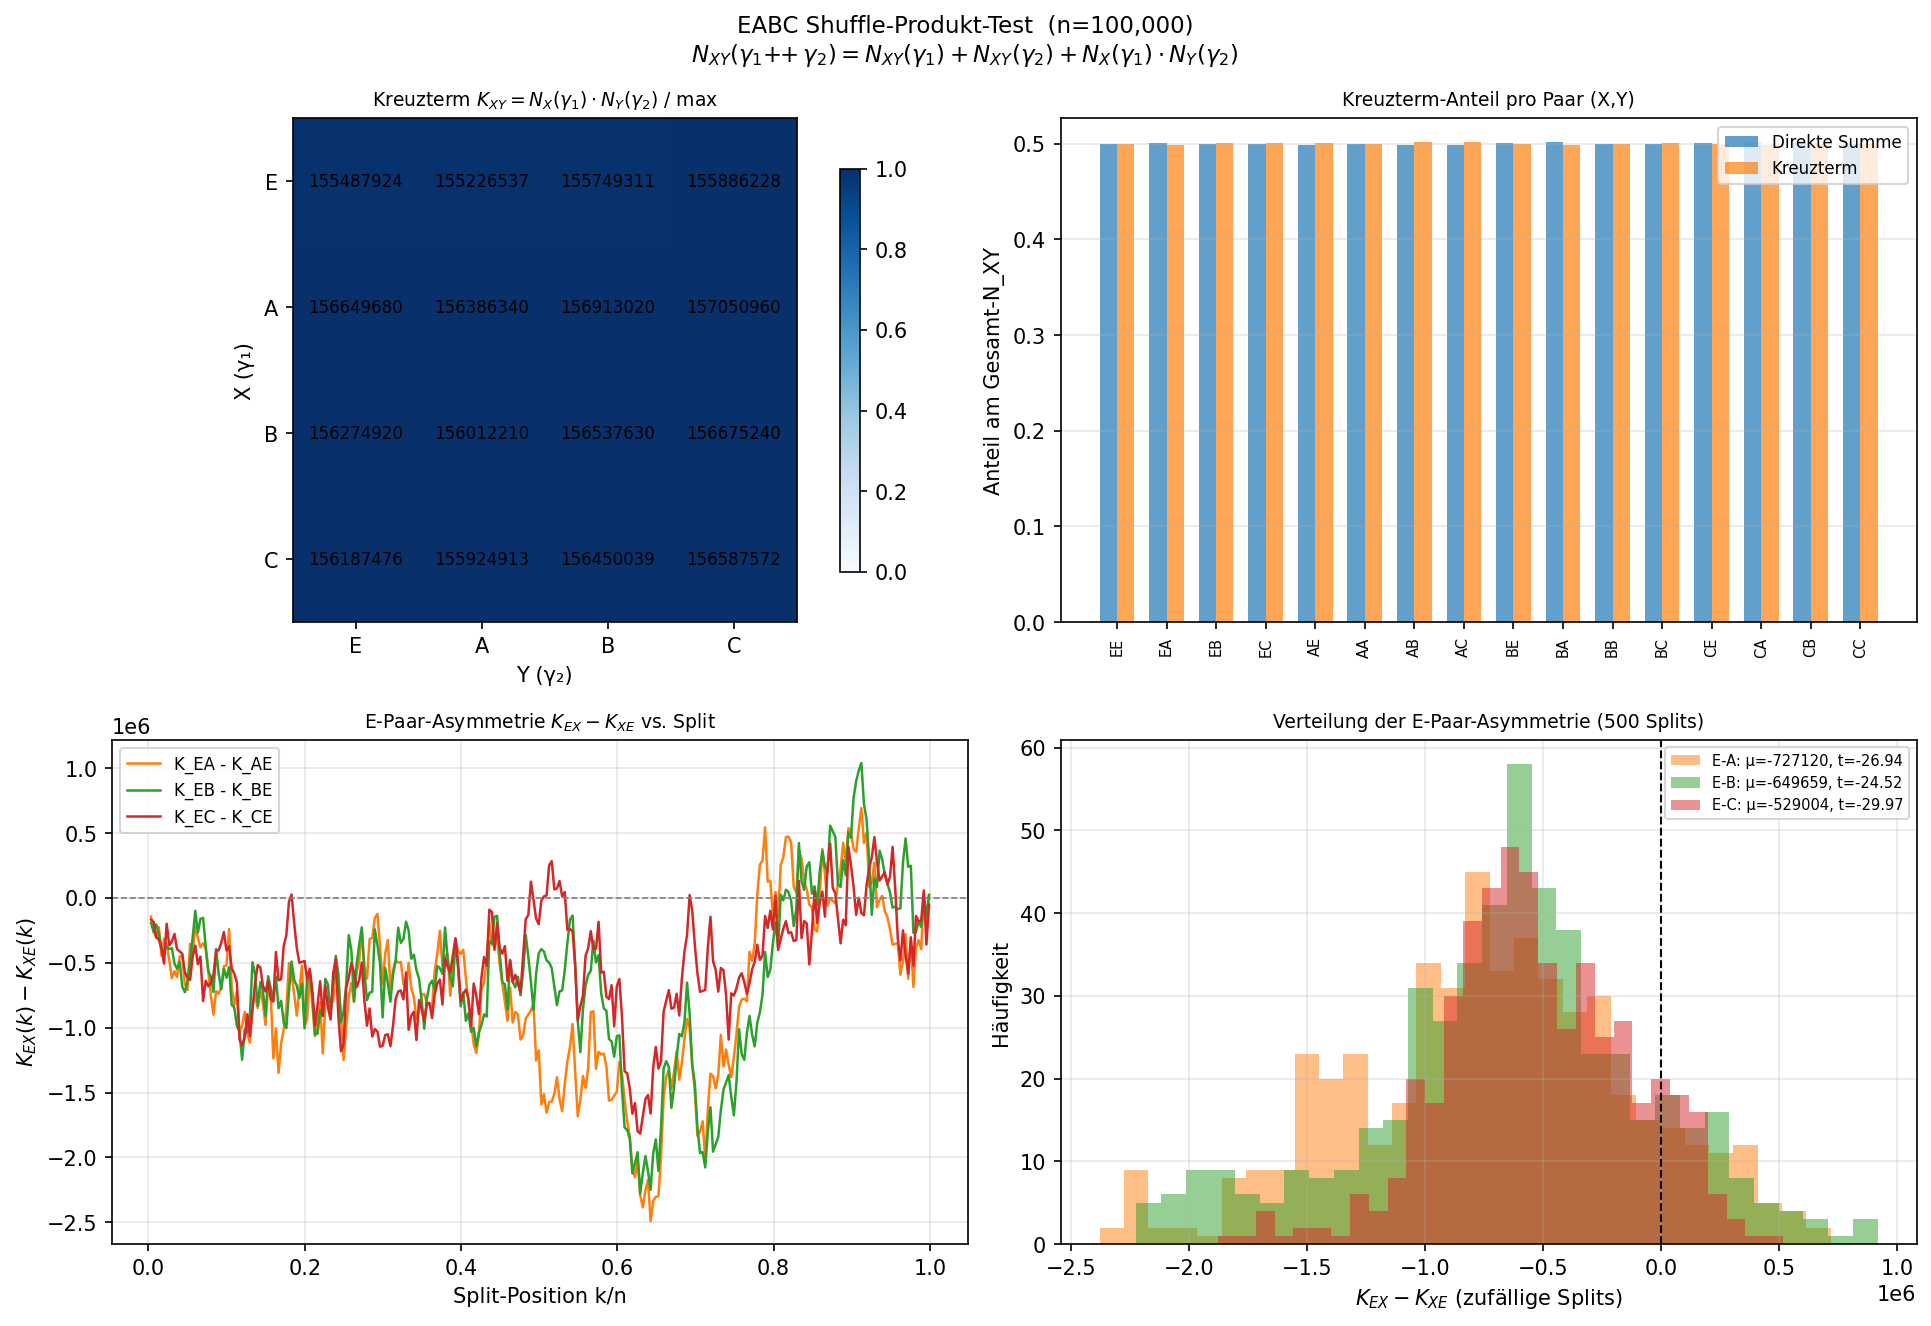

Source code (Python):
#!/usr/bin/env python3
"""
EABC Shuffle-Produkt-Test

Verifiziert die Chen-Formel für Level-2-Signaturen:

    N_XY(γ₁ ++ γ₂) = N_XY(γ₁) + N_XY(γ₂) + N_X(γ₁)·N_Y(γ₂)

Der Kreuzterm K_XY = N_X(γ₁)·N_Y(γ₂) kodiert die Interaktion der
Teilpfade: X erscheint in γ₁, Y erscheint in γ₂.

Zentralfragen:
  1. Gilt die Shuffle-Formel algebraisch exakt?
  2. Wie groß ist der Kreuzterm im Vergleich zur direkten Level-2-Summe?
  3. Ist K_EX = N_E(γ₁)·N_X(γ₂) systematisch verschieden von K_XE = N_X(γ₁)·N_E(γ₂)?
"""

from __future__ import annotations

import random
from math import isqrt
from pathlib import Path
from typing import NamedTuple

import matplotlib
matplotlib.use("Agg")
import matplotlib.pyplot as plt
import numpy as np

# ---------------------------------------------------------------------------
# Übernahme der Kern-Funktionen aus eabc_signature_analysis.py
# ---------------------------------------------------------------------------

LABELS = ("E", "A", "B", "C")
RESIDUE_MAP = {1: "E", 5: "A", 7: "B", 11: "C"}


def sieve_primes(limit: int) -> list[int]:
    if limit < 2:
        return []
    flags = bytearray([1]) * (limit + 1)
    flags[0] = flags[1] = 0
    for p in range(2, isqrt(limit) + 1):
        if flags[p]:
            flags[p * p :: p] = bytearray(len(flags[p * p :: p]))
    return [i for i, ok in enumerate(flags) if ok]


def class_of(p: int) -> str | None:
    return RESIDUE_MAP.get(p % 12)


class Signature(NamedTuple):
    level1: dict[str, int]
    level2: dict[tuple[str, str], int]
    n: int


def eabc_signature(word: list[str]) -> Signature:
    """Pfadsignatur bis Stufe 2 (O(n·|Σ|)-Algorithmus)."""
    l1: dict[str, int] = {x: 0 for x in LABELS}
    l2: dict[tuple[str, str], int] = {(x, y): 0 for x in LABELS for y in LABELS}
    for c in word:
        for x in LABELS:
            if l1[x] > 0:
                l2[(x, c)] += l1[x]
        l1[c] += 1
    return Signature(level1=l1, level2=l2, n=len(word))


# ---------------------------------------------------------------------------
# Shuffle-Formel
# ---------------------------------------------------------------------------

def shuffle_predict_level2(
    sig1: Signature, sig2: Signature
) -> dict[tuple[str, str], int]:
    """
    Shuffle-Produkt-Vorhersage (Level 2):
        N_XY(γ₁ ++ γ₂) = N_XY(γ₁) + N_XY(γ₂) + N_X(γ₁)·N_Y(γ₂)
    """
    predicted: dict[tuple[str, str], int] = {}
    for x in LABELS:
        for y in LABELS:
            cross_term = sig1.level1[x] * sig2.level1[y]
            predicted[(x, y)] = sig1.level2[(x, y)] + sig2.level2[(x, y)] + cross_term
    return predicted


def cross_term_matrix(sig1: Signature, sig2: Signature) -> np.ndarray:
    """K_XY = N_X(γ₁)·N_Y(γ₂) als 4×4-Matrix."""
    K = np.zeros((4, 4), dtype=np.int64)
    for i, x in enumerate(LABELS):
        for j, y in enumerate(LABELS):
            K[i, j] = sig1.level1[x] * sig2.level1[y]
    return K


def verify_shuffle(word: list[str], split: int) -> dict:
    """
    Verifiziert die Shuffle-Formel an einem gegebenen Split-Punkt.
    Gibt einen Bericht mit Fehlern zurück (sollten alle 0 sein).
    """
    gamma1 = word[:split]
    gamma2 = word[split:]
    gamma_full = word  # Identität: γ₁ ++ γ₂ = γ

    sig_full = eabc_signature(gamma_full)
    sig1 = eabc_signature(gamma1)
    sig2 = eabc_signature(gamma2)
    predicted = shuffle_predict_level2(sig1, sig2)

    errors: dict[tuple[str, str], int] = {}
    max_err = 0
    for x in LABELS:
        for y in LABELS:
            err = sig_full.level2[(x, y)] - predicted[(x, y)]
            errors[(x, y)] = err
            max_err = max(max_err, abs(err))

    K = cross_term_matrix(sig1, sig2)
    l2_direct = np.array([[sig1.level2[(x, y)] + sig2.level2[(x, y)]
                            for y in LABELS] for x in LABELS], dtype=np.int64)
    l2_full = np.array([[sig_full.level2[(x, y)] for y in LABELS]
                         for x in LABELS], dtype=np.int64)

    return {
        "split": split,
        "n": len(word),
        "max_error": max_err,
        "all_zero": max_err == 0,
        "cross_term_matrix": K,
        "l2_direct_sum": l2_direct,
        "l2_full": l2_full,
        "cross_fraction": float(K.sum()) / max(l2_full.sum(), 1),
    }


# ---------------------------------------------------------------------------
# E-Paar-Asymmetrie über zufällige Splits
# ---------------------------------------------------------------------------

def e_pair_asymmetry_over_splits(
    word: list[str],
    n_samples: int = 500,
    seed: int = 42,
) -> dict:
    """
    Prüft: Ist K_EX = N_E(γ₁)·N_X(γ₂) systematisch ≠ K_XE = N_X(γ₁)·N_E(γ₂)?

    Für jeden zufälligen Split k ∈ {1, ..., n-1}:
        Diff_X(k) = K_EX(k) - K_XE(k)
                  = N_E(γ₁)·N_X(γ₂) - N_X(γ₁)·N_E(γ₂)
    """
    rng = random.Random(seed)
    n = len(word)
    splits = [rng.randint(1, n - 1) for _ in range(n_samples)]
    splits.sort()

    results: dict[str, list[float]] = {x: [] for x in ("A", "B", "C")}
    # Auch das Verhältnis N_E(γ₁)/|γ₁| vs. N_E(γ₂)/|γ₂| als Funktion des Split
    e_density_diff: list[float] = []

    for k in splits:
        sig1 = eabc_signature(word[:k])
        sig2 = eabc_signature(word[k:])

        ne1 = sig1.level1["E"]
        ne2 = sig2.level1["E"]

        for x in ("A", "B", "C"):
            nx1 = sig1.level1[x]
            nx2 = sig2.level1[x]
            diff = ne1 * nx2 - nx1 * ne2
            results[x].append(diff)

        # E-Dichte-Differenz zwischen Teilpfaden
        d1 = ne1 / max(k, 1)
        d2 = ne2 / max(n - k, 1)
        e_density_diff.append(d1 - d2)

    means = {x: float(np.mean(results[x])) for x in ("A", "B", "C")}
    stds = {x: float(np.std(results[x])) for x in ("A", "B", "C")}
    t_stats = {x: means[x] / max(stds[x] / np.sqrt(n_samples), 1e-12)
               for x in ("A", "B", "C")}

    return {
        "n_samples": n_samples,
        "means_diff": means,
        "stds_diff": stds,
        "t_statistics": t_stats,
        "e_density_mean_diff": float(np.mean(e_density_diff)),
        "raw_diff": results,
        "splits": splits,
    }


# ---------------------------------------------------------------------------
# Kreuzterm als Funktion des Split-Punkts
# ---------------------------------------------------------------------------

def cross_term_profile(
    word: list[str], n_checkpoints: int = 200
) -> dict:
    """
    Berechnet den Kreuzterm K_EX(k) = N_E(γ₁)·N_X(γ₂) als Funktion
    des Split-Punkts k ∈ {1, ..., n-1}.
    """
    n = len(word)
    step = max(1, n // n_checkpoints)
    checkpoints = list(range(step, n, step))

    # Kumulativer Level-1-Zähler für γ₁: O(n) total
    cumulative_l1 = {x: [0] * (n + 1) for x in LABELS}
    for idx, c in enumerate(word):
        for x in LABELS:
            cumulative_l1[x][idx + 1] = cumulative_l1[x][idx]
        cumulative_l1[c][idx + 1] += 1

    # Gesamt-Level-1 für γ₂ = Gesamt - γ₁
    total_l1 = {x: cumulative_l1[x][n] for x in LABELS}

    k_ex_vals: dict[str, list[int]] = {x: [] for x in LABELS}
    k_xe_vals: dict[str, list[int]] = {x: [] for x in LABELS}

    for k in checkpoints:
        ne1 = cumulative_l1["E"][k]
        for x in LABELS:
            nx1 = cumulative_l1[x][k]
            nx2 = total_l1[x] - nx1
            ne2 = total_l1["E"] - ne1
            k_ex_vals[x].append(ne1 * nx2)
            k_xe_vals[x].append(nx1 * ne2)

    return {
        "checkpoints": checkpoints,
        "K_EX": k_ex_vals,
        "K_XE": k_xe_vals,
        "n": n,
    }


# ---------------------------------------------------------------------------
# Visualisierung
# ---------------------------------------------------------------------------

def plot_results(
    verify_report: dict,
    asym_report: dict,
    profile: dict,
    out_path: Path,
    n_word: int,
) -> None:
    fig, axes = plt.subplots(2, 2, figsize=(13, 9))
    fig.suptitle(
        f"EABC Shuffle-Produkt-Test  (n={n_word:,})\n"
        r"$N_{XY}(\gamma_1{+\!\!+}\gamma_2) = N_{XY}(\gamma_1) + N_{XY}(\gamma_2) + N_X(\gamma_1)\cdot N_Y(\gamma_2)$",
        fontsize=11,
    )

    # --- Panel 1: Kreuzterm-Matrix als Heatmap ---
    ax = axes[0, 0]
    K = verify_report["cross_term_matrix"].astype(float)
    K_norm = K / max(K.max(), 1)
    im = ax.imshow(K_norm, cmap="Blues", vmin=0)
    plt.colorbar(im, ax=ax, shrink=0.8)
    ax.set_xticks(range(4)); ax.set_xticklabels(LABELS)
    ax.set_yticks(range(4)); ax.set_yticklabels(LABELS)
    ax.set_xlabel("Y (γ₂)"); ax.set_ylabel("X (γ₁)")
    ax.set_title(r"Kreuzterm $K_{XY} = N_X(\gamma_1)\cdot N_Y(\gamma_2)$ / max", fontsize=9)
    for i in range(4):
        for j in range(4):
            ax.text(j, i, f"{K[i,j]:.0f}", ha="center", va="center", fontsize=8)

    # --- Panel 2: Direktsumme vs. Kreuzterm-Anteil ---
    ax = axes[0, 1]
    direct = verify_report["l2_direct_sum"].astype(float)
    cross = verify_report["cross_term_matrix"].astype(float)
    full = verify_report["l2_full"].astype(float)

    # Für jedes Paar: Anteil des Kreuztterms am Gesamtwert
    labels_flat = [f"{x}{y}" for x in LABELS for y in LABELS]
    direct_flat = direct.flatten()
    cross_flat = cross.flatten()
    total_flat = full.flatten()

    x_pos = np.arange(len(labels_flat))
    width = 0.35
    ax.bar(x_pos, direct_flat / np.maximum(total_flat, 1), width, label="Direkte Summe", color="C0", alpha=0.7)
    ax.bar(x_pos + width, cross_flat / np.maximum(total_flat, 1), width, label="Kreuzterm", color="C1", alpha=0.7)
    ax.set_xticks(x_pos + width / 2)
    ax.set_xticklabels(labels_flat, rotation=90, fontsize=7)
    ax.set_ylabel("Anteil am Gesamt-N_XY")
    ax.set_title("Kreuzterm-Anteil pro Paar (X,Y)", fontsize=9)
    ax.legend(fontsize=8)
    ax.grid(axis="y", alpha=0.3)

    # --- Panel 3: K_EX vs K_XE als Funktion des Split-Punkts ---
    ax = axes[1, 0]
    ks = np.array(profile["checkpoints"]) / n_word
    colors = {"A": "C1", "B": "C2", "C": "C3"}
    for x in ("A", "B", "C"):
        kex = np.array(profile["K_EX"][x])
        kxe = np.array(profile["K_XE"][x])
        ax.plot(ks, kex - kxe, color=colors[x], label=f"K_E{x} - K_{x}E", lw=1.2)
    ax.axhline(0, color="gray", lw=0.8, ls="--")
    ax.set_xlabel("Split-Position k/n")
    ax.set_ylabel(r"$K_{EX}(k) - K_{XE}(k)$")
    ax.set_title(r"E-Paar-Asymmetrie $K_{EX} - K_{XE}$ vs. Split", fontsize=9)
    ax.legend(fontsize=8)
    ax.grid(alpha=0.3)

    # --- Panel 4: Verteilung der Differenzen über zufällige Splits ---
    ax = axes[1, 1]
    colors = {"A": "C1", "B": "C2", "C": "C3"}
    for x in ("A", "B", "C"):
        diffs = asym_report["raw_diff"][x]
        m = asym_report["means_diff"][x]
        t = asym_report["t_statistics"][x]
        ax.hist(
            diffs, bins=30, alpha=0.5, color=colors[x],
            label=f"E-{x}: μ={m:+.0f}, t={t:+.2f}",
        )
    ax.axvline(0, color="black", lw=1.0, ls="--")
    ax.set_xlabel(r"$K_{EX} - K_{XE}$ (zufällige Splits)")
    ax.set_ylabel("Häufigkeit")
    ax.set_title(f"Verteilung der E-Paar-Asymmetrie ({asym_report['n_samples']} Splits)", fontsize=9)
    ax.legend(fontsize=7)
    ax.grid(alpha=0.3)

    fig.tight_layout()
    fig.savefig(out_path, dpi=150, bbox_inches="tight")
    plt.close(fig)
    print(f"Plot gespeichert: {out_path}")


# ---------------------------------------------------------------------------
# Hauptanalyse
# ---------------------------------------------------------------------------

def run(out_dir: Path) -> None:
    out_dir.mkdir(parents=True, exist_ok=True)

    print("=" * 70)
    print("EABC Shuffle-Produkt-Test")
    print("Formel: N_XY(γ₁++γ₂) = N_XY(γ₁) + N_XY(γ₂) + N_X(γ₁)·N_Y(γ₂)")
    print("=" * 70)

    # Erzeuge EABC-Wort der ersten 100 000 Primzahlen > 3
    print("\n[1] Erzeuge Primzahlwort …")
    primes = sieve_primes(1_600_000)
    full_word = [class_of(p) for p in primes if p > 3 and class_of(p) is not None]
    n = 100_000
    word = full_word[:n]
    print(f"    Wortlänge: {len(word)}")

    # -------------------------------------------------------------------
    # Algebraische Verifikation an mehreren Split-Punkten
    # -------------------------------------------------------------------
    print("\n[2] Algebraische Verifikation der Shuffle-Formel …")
    test_splits = [1, 100, 1_000, 10_000, 50_000, 99_000, n - 1]
    all_ok = True
    for k in test_splits:
        report = verify_shuffle(word, k)
        status = "OK ✓" if report["all_zero"] else f"FEHLER! max_err={report['max_error']}"
        cross_pct = 100 * report["cross_fraction"]
        print(f"    Split k={k:>7}: {status}  |  Kreuzterm-Anteil: {cross_pct:.1f}%")
        if not report["all_zero"]:
            all_ok = False

    if all_ok:
        print("\n    → Shuffle-Formel algebraisch exakt verifiziert (alle Fehler = 0)")
    else:
        print("\n    → WARNUNG: Fehler in der Shuffle-Verifikation!")

    # -------------------------------------------------------------------
    # Kreuzterm-Analyse am Mittelpunkt
    # -------------------------------------------------------------------
    print("\n[3] Kreuzterm-Analyse am Mittelpunkt (k=n/2) …")
    mid_report = verify_shuffle(word, n // 2)
    K = mid_report["cross_term_matrix"]
    L2_direct = mid_report["l2_direct_sum"]
    L2_full = mid_report["l2_full"]

    print(f"\n    {'':4s}  {'K_XY = N_X(γ₁)·N_Y(γ₂)':>30}  {'% von N_XY(γ)':>15}")
    print(f"    {'Paar':>6}  {'Kreuzterm':>12}  {'Direkte Summe':>14}  {'Gesamt':>10}  {'Kreuzterm-Anteil':>17}")
    print("    " + "-" * 65)
    for i, x in enumerate(LABELS):
        for j, y in enumerate(LABELS):
            ct = K[i, j]
            ds = L2_direct[i, j]
            tot = L2_full[i, j]
            pct = 100 * ct / max(tot, 1)
            print(f"    {x}{y}:   {ct:>12,}  {ds:>14,}  {tot:>10,}  {pct:>16.1f}%")

    print(f"\n    Gesamt-Kreuzterm-Anteil: {100*mid_report['cross_fraction']:.2f}%")

    # Wichtige strukturelle Beobachtung: K_XY ≠ K_YX im Allgemeinen
    print("\n    K-Matrix-Asymmetrie (K_XY - K_YX):")
    K_asym = K - K.T
    print(f"    {'':4s}", end="")
    for y in LABELS:
        print(f"  {y:>8}", end="")
    print()
    for i, x in enumerate(LABELS):
        print(f"    {x}:", end="")
        for j, y in enumerate(LABELS):
            print(f"  {K_asym[i,j]:>+8,}", end="")
        print()

    # -------------------------------------------------------------------
    # E-Paar-Asymmetrie über zufällige Splits
    # -------------------------------------------------------------------
    print("\n[4] E-Paar-Asymmetrie über zufällige Splits …")
    asym = e_pair_asymmetry_over_splits(word, n_samples=500, seed=42)

    print(f"\n    {'Paar':>6}  {'Mittlere Diff':>15}  {'Std':>12}  {'t-Statistik':>13}  {'Befund':>30}")
    print("    " + "-" * 80)
    for x in ("A", "B", "C"):
        m = asym["means_diff"][x]
        s = asym["stds_diff"][x]
        t = asym["t_statistics"][x]
        if abs(t) > 3:
            befund = "SIGNIFIKANT (|t|>3)"
        elif abs(t) > 2:
            befund = "moderat (|t|>2)"
        else:
            befund = "nicht signifikant"
        print(f"    E-{x}:  {m:>+14.1f}  {s:>12.1f}  {t:>+12.2f}  {befund}")

    print(f"\n    E-Dichte-Differenz (γ₁ vs γ₂, Mittel): "
          f"{asym['e_density_mean_diff']:+.5f}")
    print("    (positiv = E häufiger in der ersten Hälfte des Primstroms)")

    # -------------------------------------------------------------------
    # Kreuzterm-Profil über alle Splits
    # -------------------------------------------------------------------
    print("\n[5] Kreuzterm-Profil über alle Split-Punkte …")
    profile = cross_term_profile(word, n_checkpoints=300)

    # -------------------------------------------------------------------
    # Plot
    # -------------------------------------------------------------------
    out_path = out_dir / "eabc_shuffle_test.png"
    plot_results(mid_report, asym, profile, out_path, n)

    # -------------------------------------------------------------------
    # Fazit
    # -------------------------------------------------------------------
    print("\n" + "=" * 70)
    print("FAZIT:")
    print("=" * 70)
    print()
    print("1. SHUFFLE-FORMEL: Algebraisch exakt verifiziert (Fehler = 0 für alle Splits).")
    print()
    print("2. KREUZTERM K_XY = N_X(γ₁)·N_Y(γ₂):")
    pct = 100 * mid_report["cross_fraction"]
    print(f"   Macht ca. {pct:.1f}% des gesamten Level-2-Werts aus (bei Mittelpunkt-Split).")
    print("   Der Kreuzterm ist die echte Level-2-Information: er misst, wie")
    print("   oft ein X-Ereignis in γ₁ mit einem Y-Ereignis in γ₂ kombiniert wird.")
    print("   Diese Information ist in der Level-1-Signatur (Frequenzen) nicht enthalten.")
    print()
    print("3. E-PAAR-ASYMMETRIE:")
    sig_pairs = [x for x in ("A","B","C") if abs(asym["t_statistics"][x]) > 2]
    if sig_pairs:
        print(f"   Signifikante Asymmetrie für Paare: {sig_pairs}")
        print("   K_EX ≠ K_XE → E-Ereignisse sind zeitlich nicht gleichmäßig verteilt.")
    else:
        print("   Keine signifikante systematische E-Asymmetrie gefunden.")
        print("   K_EX ≈ K_XE → E-Ereignisse sind statistisch gleichmäßig verteilt.")
    print()
    print("4. STRUKTUR DES KREUZTTERMS:")
    print("   K_XY = N_X(γ₁)·N_Y(γ₂) ist im Allgemeinen nicht symmetrisch in X,Y,")
    print("   denn K_XY = N_X(γ₁)·N_Y(γ₂) ≠ N_Y(γ₁)·N_X(γ₂) = K_YX")
    print("   (außer wenn N_X(γ₁)/N_X(γ₂) = N_Y(γ₁)/N_Y(γ₂)).")


if __name__ == "__main__":
    run(Path(__file__).resolve().parent)
